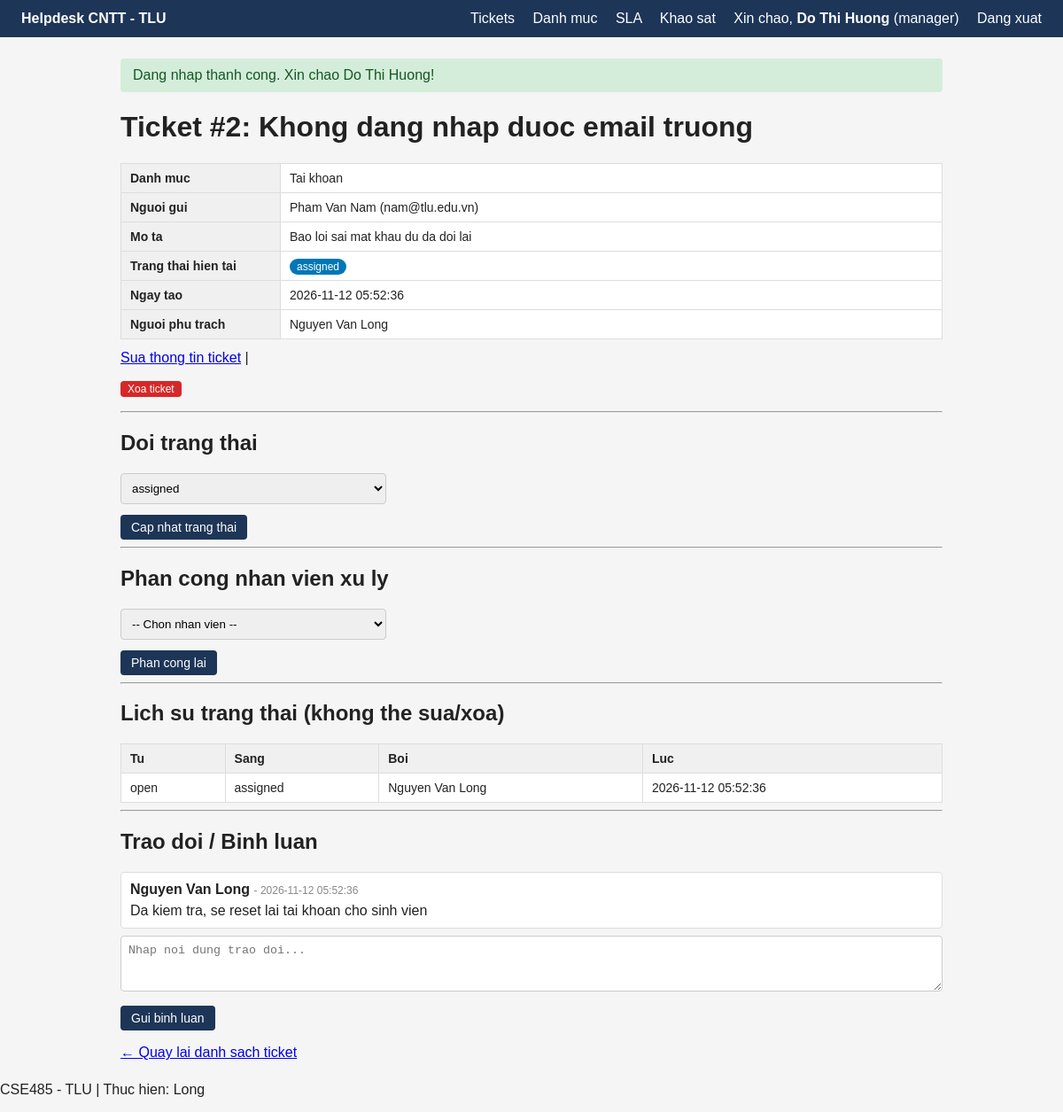
/modules/tickets/detail.php?id=2 (signed in), run on the app's committed database.
### tables this page shows
CREATE TABLE tickets (
    id INT AUTO_INCREMENT PRIMARY KEY,
    requester_id INT NOT NULL,
    category_id INT NOT NULL,
    title VARCHAR(200) NOT NULL,
    description TEXT NOT NULL,
    status ENUM('open','assigned','in_progress','resolved','closed','cancelled')
        NOT NULL DEFAULT 'open',
    created_at DATETIME DEFAULT CURRENT_TIMESTAMP,
    updated_at DATETIME DEFAULT CURRENT_TIMESTAMP ON UPDATE CURRENT_TIMESTAMP,
    CONSTRAINT fk_ticket_requester
        FOREIGN KEY (requester_id) REFERENCES users(id),
    CONSTRAINT fk_ticket_category
        FOREIGN KEY (category_id) REFERENCES ticket_categories(id)
);

CREATE TABLE ticket_categories (
    id INT AUTO_INCREMENT PRIMARY KEY,
    name VARCHAR(100) NOT NULL UNIQUE,
    description VARCHAR(255) DEFAULT NULL,
    created_at DATETIME DEFAULT CURRENT_TIMESTAMP
);

CREATE TABLE users (
    id INT AUTO_INCREMENT PRIMARY KEY,
    name VARCHAR(100) NOT NULL,
    email VARCHAR(150) NOT NULL UNIQUE,
    password_hash VARCHAR(255) NOT NULL,
    role ENUM('requester','staff','manager') NOT NULL DEFAULT 'requester',
    phone VARCHAR(20) DEFAULT NULL,
    created_at DATETIME DEFAULT CURRENT_TIMESTAMP
);

CREATE TABLE ticket_assignments (
    id INT AUTO_INCREMENT PRIMARY KEY,
    ticket_id INT NOT NULL,
    staff_id INT NOT NULL,
    assigned_at DATETIME DEFAULT CURRENT_TIMESTAMP,
    is_active TINYINT(1) NOT NULL DEFAULT 1,
    CONSTRAINT fk_assign_ticket
        FOREIGN KEY (ticket_id) REFERENCES tickets(id) ON DELETE CASCADE,
    CONSTRAINT fk_assign_staff
        FOREIGN KEY (staff_id) REFERENCES users(id)
);

CREATE TABLE ticket_status_logs (
    id INT AUTO_INCREMENT PRIMARY KEY,
    ticket_id INT NOT NULL,
    old_status VARCHAR(20) DEFAULT NULL,
    new_status VARCHAR(20) NOT NULL,
    changed_by INT NOT NULL,
    changed_at DATETIME DEFAULT CURRENT_TIMESTAMP,
    CONSTRAINT fk_log_ticket
        FOREIGN KEY (ticket_id) REFERENCES tickets(id) ON DELETE CASCADE,
    CONSTRAINT fk_log_user
        FOREIGN KEY (changed_by) REFERENCES users(id)
);

CREATE TABLE ticket_comments (
    id INT AUTO_INCREMENT PRIMARY KEY,
    ticket_id INT NOT NULL,
    user_id INT NOT NULL,
    content TEXT NOT NULL,
    created_at DATETIME DEFAULT CURRENT_TIMESTAMP,
    CONSTRAINT fk_comment_ticket
        FOREIGN KEY (ticket_id) REFERENCES tickets(id) ON DELETE CASCADE,
    CONSTRAINT fk_comment_user
        FOREIGN KEY (user_id) REFERENCES users(id)
);

### includes/functions.php (called while the page is built, shortened)
<?php
function e($str) {
    return htmlspecialchars($str ?? '', ENT_QUOTES, 'UTF-8');
}

### modules/tickets/detail.php (the view, shortened to what this page needs)
<?php
require_once __DIR__ . '/../../config/db.php';
$current_user_role = $_SESSION['user_role'];
$ticket_id = (int)($_GET['id'] ?? 0);
$sql = "SELECT t.*, c.name AS category_name, u.name AS requester_name, u.email AS requester_email
        FROM tickets t
        JOIN ticket_categories c ON c.id = t.category_id
        JOIN users u ON u.id = t.requester_id
        WHERE t.id = ?";
$stmt = mysqli_prepare($conn, $sql);
mysqli_stmt_bind_param($stmt, 'i', $ticket_id);
mysqli_stmt_execute($stmt);
$ticket = mysqli_fetch_assoc(mysqli_stmt_get_result($stmt));
$asgSql = "SELECT a.id, a.assigned_at, u.name AS staff_name
           FROM ticket_assignments a
           JOIN users u ON u.id = a.staff_id
           WHERE a.ticket_id = ? AND a.is_active = 1
           LIMIT 1";
$asgStmt = mysqli_prepare($conn, $asgSql);
mysqli_stmt_bind_param($asgStmt, 'i', $ticket_id);
mysqli_stmt_execute($asgStmt);
$activeAssignment = mysqli_fetch_assoc(mysqli_stmt_get_result($asgStmt));
$cmtSql = "SELECT cm.content, cm.created_at, u.name AS author_name
           FROM ticket_comments cm
           JOIN users u ON u.id = cm.user_id
           WHERE cm.ticket_id = ?
           ORDER BY cm.created_at ASC";
$cmtStmt = mysqli_prepare($conn, $cmtSql);
mysqli_stmt_bind_param($cmtStmt, 'i', $ticket_id);
mysqli_stmt_execute($cmtStmt);
$comments = mysqli_stmt_get_result($cmtStmt);
$logSql = "SELECT l.old_status, l.new_status, l.changed_at, u.name AS changed_by_name
           FROM ticket_status_logs l
           JOIN users u ON u.id = l.changed_by
           WHERE l.ticket_id = ?
           ORDER BY l.changed_at ASC";
$logStmt = mysqli_prepare($conn, $logSql);
mysqli_stmt_bind_param($logStmt, 'i', $ticket_id);
mysqli_stmt_execute($logStmt);
$logs = mysqli_stmt_get_result($logStmt);
$statusOptions = ['open', 'assigned', 'in_progress', 'resolved', 'closed', 'cancelled'];
require_once __DIR__ . '/../../includes/header.php';
?>
<h1>Ticket #<?= (int)$ticket['id'] ?>: <?= e($ticket['title']) ?></h1>
<table>
    <tr><th style="width:180px;">Danh muc</th><td><?= e($ticket['category_name']) ?></td></tr>
    <tr><th>Nguoi gui</th><td><?= e($ticket['requester_name']) ?> (<?= e($ticket['requester_email']) ?>)</td></tr>
    <tr><th>Mo ta</th><td><?= nl2br(e($ticket['description'])) ?></td></tr>
    <tr><th>Trang thai hien tai</th>
        <td><span class="status status-<?= e($ticket['status']) ?>"><?= e($ticket['status']) ?></span></td></tr>
    <tr><th>Ngay tao</th><td><?= e($ticket['created_at']) ?></td></tr>
    <tr><th>Nguoi phu trach</th>
        <td><?= $activeAssignment ? e($activeAssignment['staff_name']) : '(chua phan cong)' ?></td></tr>
</table>
<?php if (in_array($current_user_role, ['staff', 'manager'], true)): ?>
<p style="margin-top:12px;">
    <a href="edit.php?id=<?= (int)$ticket['id'] ?>">Sua thong tin ticket</a> |
    <form method="POST" action="delete.php" style="display:inline"
          onsubmit="return confirm('Xoa ticket nay? Chi cho phep neu con moi tao, chua co hoat dong.');">
        <button type="submit" class="btn btn-danger" style="padding:2px 8px;font-size:12px;">Xoa ticket</button>
    </form>
</p>
<?php endif; ?>
<hr>
<?php if (in_array($current_user_role, ['staff', 'manager'], true)): ?>
<h2>Doi trang thai</h2>
<form method="POST" action="/helpdesk/modules/tickets/update_status.php">
    <div class="form-group" style="max-width:300px;">
        <select name="new_status">
            <?php foreach ($statusOptions as $opt): ?>
                <option value="<?= e($opt) ?>" <?= $opt === $ticket['status'] ? 'selected' : '' ?>>
                    <?= e($opt) ?>
                </option>
            <?php endforeach; ?>
        </select>
    </div>
    <button type="submit" class="btn">Cap nhat trang thai</button>
</form>
<hr>
<h2>Phan cong nhan vien xu ly</h2>
<form method="POST" action="/helpdesk/modules/assignments/assign.php">
    <div class="form-group" style="max-width:300px;">
        <select name="staff_id" required>
            <option value="">-- Chon nhan vien --</option>
        </select>
    </div>
    <button type="submit" class="btn">
        <?= $activeAssignment ? 'Phan cong lai' : 'Phan cong' ?>
    </button>
</form>
<hr>
<?php else: ?>
<p><em>Ban dang xem voi quyen requester - chi staff/manager moi doi duoc trang thai va phan cong.</em></p>
<hr>
<?php endif; ?>
<h2>Lich su trang thai (khong the sua/xoa)</h2>
<table>
    <tr><th>Tu</th><th>Sang</th><th>Boi</th><th>Luc</th></tr>
    <?php while ($log = mysqli_fetch_assoc($logs)): ?>
    <tr>
        <td><?= e($log['old_status'] ?? '(moi tao)') ?></td>
        <td><?= e($log['new_status']) ?></td>
        <td><?= e($log['changed_by_name']) ?></td>
        <td><?= e($log['changed_at']) ?></td>
    </tr>
    <?php endwhile; ?>
</table>
<hr>
<h2>Trao doi / Binh luan</h2>
<?php while ($cmt = mysqli_fetch_assoc($comments)): ?>
    <div style="border:1px solid #ddd;background:#fff;padding:10px;margin-bottom:8px;border-radius:4px;">
        <strong><?= e($cmt['author_name']) ?></strong>
        <span style="color:#888;font-size:12px;"> - <?= e($cmt['created_at']) ?></span>
        <p style="margin:6px 0 0;"><?= nl2br(e($cmt['content'])) ?></p>
    </div>
<?php endwhile; ?>
<form method="POST" action="/helpdesk/modules/comments/add.php">
    <div class="form-group">
        <textarea name="content" rows="3" placeholder="Nhap noi dung trao doi..." required></textarea>
    </div>
    <button type="submit" class="btn">Gui binh luan</button>
</form>
<p style="margin-top:16px;"><a href="list.php">&larr; Quay lai danh sach ticket</a></p>
<?php require_once __DIR__ . '/../../includes/footer.php'; ?>

### public/assets/css/style.css (style rules this page uses)
* { box-sizing: border-box; }
body { font-family: Arial, sans-serif; margin: 0; background: #f5f5f5; color: #222; }
table { width: 100%; border-collapse: collapse; background: #fff; }
th, td { border: 1px solid #ddd; padding: 8px 10px; text-align: left; font-size: 14px; }
th { background: #f0f0f0; }
.btn { display: inline-block; padding: 6px 12px; background: #1d3557; color: #fff; text-decoration: none; border-radius: 4px; border: none; cursor: pointer; font-size: 14px; }
.btn-danger { background: #d62828; }
.form-group { margin-bottom: 12px; }
input, textarea, select { width: 100%; padding: 8px; border: 1px solid #ccc; border-radius: 4px; }
.status { padding: 2px 8px; border-radius: 10px; font-size: 12px; color: #fff; }
.status-assigned { background: #0077b6; }

### data on the page
tickets: id "2", title "Khong dang nhap duoc email truong", category.name "Tai khoan", requester.name "Pham Van Nam", requester.email "nam@tlu.edu.vn", description "Bao loi sai mat khau du da doi lai", status "assigned", created_at "2026-11-12 05:52:36"
ticket_assignments: staff.name "Nguyen Van Long"
ticket_status_logs: old_status "open", new_status "assigned", changed_by.name "Nguyen Van Long", changed_at "2026-11-12 05:52:36"
ticket_comments: user.name "Nguyen Van Long", created_at "2026-11-12 05:52:36", content "Da kiem tra, se reset lai tai khoan cho sinh vien"

### other printed values
$_SESSION['user_name'] "Do Thi Huong"
$_SESSION['user_role'] "manager"
$flash['message'] "Dang nhap thanh cong. Xin chao Do Thi Huong!"
form field new_status "assigned"
